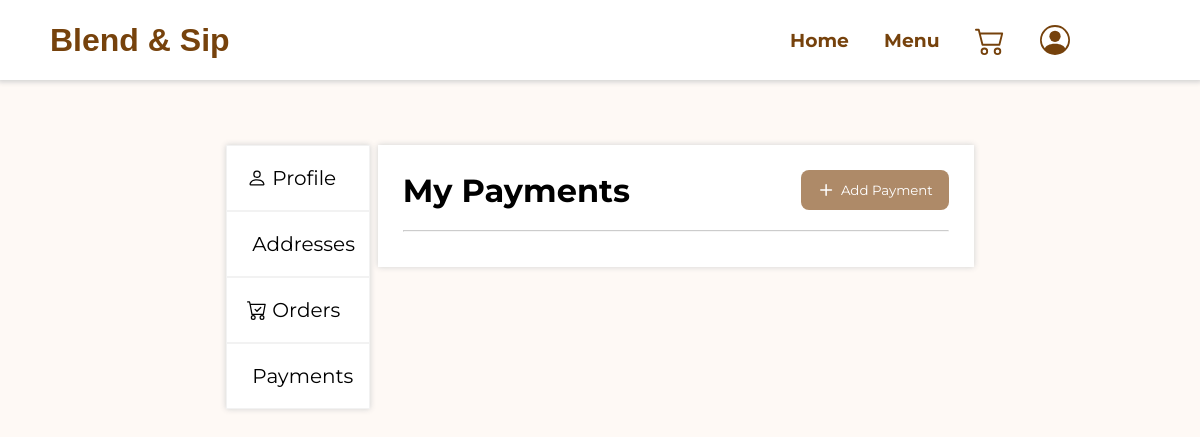
The app's page /mainpage/payments.php (signed in), older data.
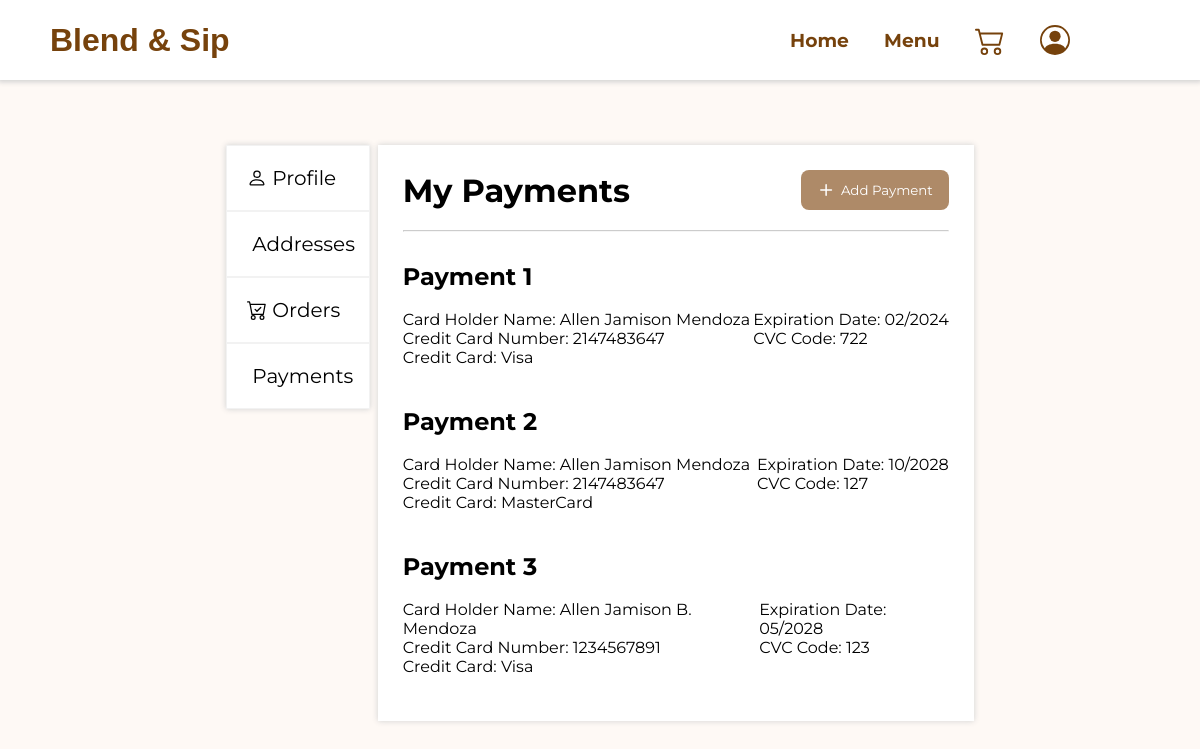
The same page, newer data.
### tables this page shows
CREATE TABLE `credit_cards` (
  `creditCardID` int(11) NOT NULL AUTO_INCREMENT,
  `creditCardNumber` int(12) NOT NULL,
  `creditCardName` varchar(100) NOT NULL,
  `creditCardHolder` varchar(100) NOT NULL,
  `expirationDate` varchar(20) NOT NULL,
  `cvcCode` int(11) NOT NULL,
  `userID` int(11) NOT NULL,
  PRIMARY KEY (`creditCardID`),
  KEY `userID` (`userID`),
  CONSTRAINT `credit_cards_ibfk_1` FOREIGN KEY (`userID`) REFERENCES `users` (`userID`) ON DELETE CASCADE ON UPDATE CASCADE
);

### mainpage/payments.php (the view, shortened to what this page needs)
<?php
    require('../db_conn.php');
    $id = $_SESSION['id'];
    $getCreditCardsSQL = "SELECT * FROM credit_cards WHERE userID = '$id'";
    $creditCards = mysqli_query($conn, $getCreditCardsSQL);
?>
<!DOCTYPE html>
<html lang="en">
<head>
    <link rel="stylesheet" href="mainpage.css">
</head>
<body>
    <div class="wrapper">
        <?php include('../templates/navbar.php'); ?>
        <div class="payments-container">
            <div class="payments">
                <div class="sidebar-container">
                    <?php include('../templates/sidebar.php'); ?>
                </div>
                <div class="personal-payments-container">
                    <div class="payments-title">
                        <h1>My Payments</h1>
                        <form action="" method="POST">
                            <button type="submit" name="add-payment-button">
                                Add Payment
                            </button>
                        </form>
                    </div>
                    <hr class="payments-line">
                    <div class="payments-list">
                        <?php $i = 0; ?>
                        <?php foreach($creditCards as $card): ?>
                        <div class="payment">
                            <div class="payment-details">
                                <h2>Payment <?php echo $i+1 ?></h2>
                                <br>
                                <div class="credit-card-info">
                                    <div class="credit-card-col1">
                                        <p>Card Holder Name: <?php echo $card['creditCardHolder'] ?></p>
                                        <p>Credit Card Number: <?php echo $card['creditCardNumber'] ?></p>
                                        <p>Credit Card: <?php echo $card['creditCardName'] ?></p>
                                    </div>
                                    <div class="credit-card-col2">
                                        <p>Expiration Date: <?php echo $card['expirationDate'] ?></p>
                                        <p>CVC Code: <?php echo $card['cvcCode'] ?></p>
                                    </div>
                                </div>
                            </div>
                        </div>
                        <?php $i++; ?>
                        <?php endforeach; ?>
                    </div>
                </div>
            </div>
        </div>
    </div>
</body>
</html>

### templates/navbar.php (shortened to what this page needs)
<link rel="stylesheet" href="../templates/navbar.css">
<div class="navbar">
    <div class="logo-container">
        <a href="../mainpage/homepage.php">
            <h1 class="navbar-logo">
                Blend & Sip
            </h1>
        </a>
    </div>
    <div class="nav-items">
        <div class="nav-item">
            <h3><a href="../mainpage/homepage.php">Home</a></h3>
        </div>
        <div class="nav-item">
            <h3><a href="../products/burgersfriespage.php">Menu</a></h3>
        </div>
        <div class="nav-item">
            <h3>
                <a href="../mainpage/cart.php">
                </a>
            </h3>
        </div>
        <div class="nav-item">
            <h3>
                <a href="../mainpage/profile.php">
                </a>
            </h3>
        </div>
    </div>
</div>

### templates/sidebar.php (shortened to what this page needs)
<link rel="stylesheet" href="navbar.css">
<div class="sidebar">
    <div class="sidebar-items">
        <a class="sidebar-item" href="../mainpage/profile.php">
            Profile
        </a>
        <a class="sidebar-item" href="../mainpage/address.php">
            Addresses
        </a>
        <a class="sidebar-item" href="../mainpage/orders.php">
            Orders
        </a>
        <a class="sidebar-item" href="../mainpage/payments.php">
            Payments
        </a>
    </div>
</div>

### mainpage/mainpage.css (style rules this page uses)
:root { --primary-color: #76420c; --secondary-color: #AE8A68; --accent-color: #76420c; --bg-color: #fef9f5; --text-color: #080807; --danger-color: #f42929; --monsterrat-font: 'Montserrat', sans-serif; --container-shadow: 0 0 6px 0 #d1d1d1; --roboto-font: 'Roboto', sans-serif; --bs-primary: #0d6efd; }
* { font-family: var(--monsterrat-font); padding: 0; margin: 0; }
.navbar-logo { font-family: 'Merciful Heart', sans-serif; }
body { height: 100vh; }
.wrapper { background-color: var(--bg-color); height: 100%; }
.products-container, .cart-container, .profile-container, .orders-container, .address-container, .payments-container, .view-order-container, .edit-address-container, .product-page-container { padding: 105px 25px 25px 25px; }
.profile-title, .address-title, .orders-title, .payments-title, .view-order-title, .cart-title { margin: 0 0 20px 0; }
.profile-container, .address-container, .orders-container, .payments-container, .view-order-container, .edit-address-container, .cart-container { display: flex; justify-content: center; }
.profile, .address, .orders, .payments, .view-orders, .edit-address { width: 65%; margin-top: 20px; display: flex; gap: 1%; height: 100%; }
.personal-data-container, .personal-address-container, .personal-orders-container, .personal-payments-container, .personal-view-orders-container, .personal-edit-address-container { background-color: white; width: 100%; height: max-content; padding: 25px; margin-top: 20px; box-shadow: var(--container-shadow); }
.address-line, .orders-line, .profile-line, .payments-line, .view-order-line, .edit-address-line, .cart-line { margin: 10px 0; opacity: 0.5; }
.receiver-info, .order, .payment-details, .view-order-details { padding: 20px 0; }
.payment { width: 100%; }
.payments-title, .profile-title, .address-title { display: flex; justify-content: space-between; align-items: center; }
button[name=add-payment-button], button[name=add-address-button], button[name=back-address-button], button[name=insert-payment-button], button[name=insert-address-button], button[name=save-address-button], button[name=edit-profile-button] { background-color: var(--secondary-color); color: white; padding: 8px 16px; display: flex; align-items: center; gap: 5%; text-wrap: nowrap; border-radius: 8px; border: none; cursor: pointer; }
.credit-card-info { width: 100%; display: flex; justify-content: space-between; }

### templates/navbar.css (style rules this page uses)
:root { --primary-color: #76420c; --secondary-color: #AE8A68; --accent-color: #76420c; --bg-color: #fef9f5; --text-color: #080807; --danger-color: #f42929; --monsterrat-font: 'Montserrat', sans-serif; --container-shadow: 0 0 6px 0 #d1d1d1; --roboto-font: 'Roboto', sans-serif; --bs-primary: #0d6efd; }
a { text-decoration: none; color: var(--accent-color); }
.navbar { position: fixed; box-sizing: border-box; display: flex; justify-content: space-between; align-items: center; width: 100%; height: 80px; padding: 25px 50px; background-color: white; z-index: 9999; box-shadow: 0 0 5px 2px #d1d1d1; }
.nav-items { width: 40%; display: flex; justify-content: center; gap: 8%; }
.nav-item, .nav-item a { display: flex; align-items: center; }
.sidebar-container { height: max-content; margin-top: 20px; box-shadow: var(--container-shadow); }
.sidebar { width: 12vw; }
.sidebar-items { display: flex; flex-direction: column; }
.sidebar-item { display: flex; align-items: center; gap: 5%; background-color: white; color: black; padding: 20px 20px; font-size: 20px; border: 1px solid #f2f2f2; transition: 0.3s; }

Row changes from the older to the newer data that the page shows:
added credit_cards: creditCardHolder "Allen Jamison Mendoza", creditCardNumber "2147483647", creditCardName "Visa", expirationDate "02/2024", cvcCode "722"
added credit_cards: creditCardHolder "Allen Jamison Mendoza", creditCardNumber "2147483647", creditCardName "MasterCard", expirationDate "10/2028", cvcCode "127"
added credit_cards: creditCardHolder "Allen Jamison B. Mendoza", creditCardNumber "1234567891", creditCardName "Visa", expirationDate "05/2028", cvcCode "123"
